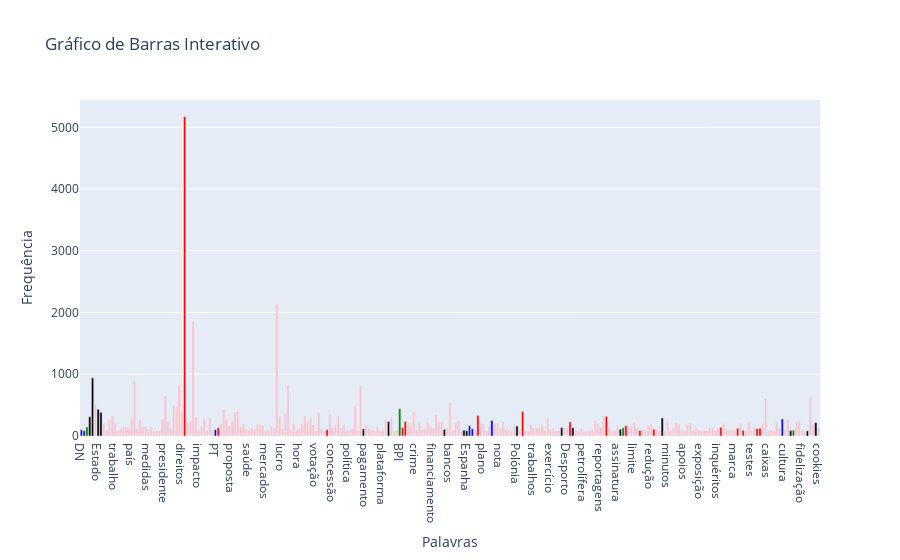

Here is the notebook cell this chart was saved with:
### Code cell
import plotly.graph_objects as go

# Example input dictionary

frequencias = df["keywords"].iloc[0]

# Step 1: Extract words, counts, and classes
palavras = list(frequencias.keys())
valores = [data['count'] for data in frequencias.values()]
classes = [list(data['type']) for data in frequencias.values()]


# Step 2: Define color mapping for classes
color_map = {
    'ORG': 'blue',
    'PER': 'green',
    'MISC': 'red',
    "WORD": "pink",
    "LOC": "black"
}

# Step 3: Assign colors based on class
marker_colors = [
    color_map[class_name[0]] if isinstance(class_name, list) else color_map[class_name]
    for class_name in classes
]
# Step 4: Create the bar chart
fig = go.Figure(data=[
    go.Bar(
        x=palavras,
        y=valores,
        marker_color=marker_colors,
        hovertemplate="<b>%{x}</b><br>Count: %{y}<br>Class: %{customdata}<extra></extra>",
        customdata=classes  # Adding class data for hover information
    )
])

fig.update_layout(
    title='Gráfico de Barras Interativo',
    xaxis_title='Palavras',
    yaxis_title='Frequência',
)

fig.show()

### Figure 1 — Plotly figure (JSON) as saved in the notebook; plotly's stock layout.template omitted (floating-point values rounded to 4 significant figures; data arrays with more than 128 entries replaced by an {"elided": "..."} marker saying what was removed)
{"data": [{"customdata": {"elided": "265 rows, 485 str values in total"}, "hovertemplate": "<b>%{x}</b><br>Count: %{y}<br>Class: %{customdata}<extra></extra>", "marker": {"color": {"elided": "265 str values"}}, "type": "bar", "x": {"elided": "265 str values"}, "y": {"elided": "265 int values"}}], "layout": {"title": {"text": "Gráfico de Barras Interativo"}, "xaxis": {"title": {"text": "Palavras"}}, "yaxis": {"title": {"text": "Frequência"}}}}
